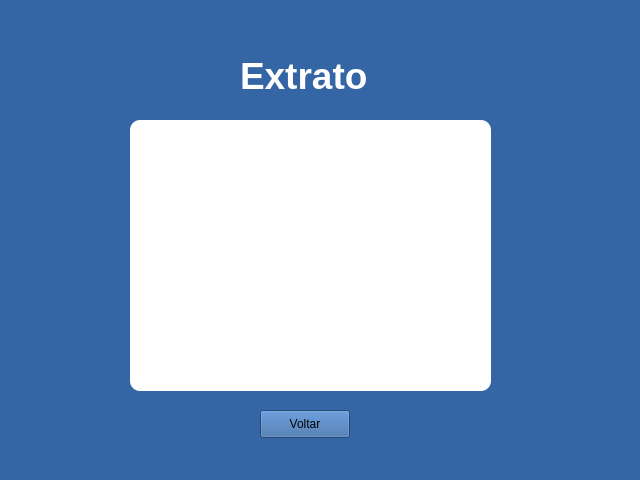
<?xml version="1.0" encoding="UTF-8"?>
<ui version="4.0">
 <class>MainWindow</class>
 <widget class="QMainWindow" name="MainWindow">
  <property name="geometry">
   <rect>
    <x>0</x>
    <y>0</y>
    <width>640</width>
    <height>480</height>
   </rect>
  </property>
  <property name="windowTitle">
   <string>MainWindow</string>
  </property>
  <property name="styleSheet">
   <string notr="true">background-color: rgb(52, 101, 164);</string>
  </property>
  <widget class="QWidget" name="centralwidget">
   <widget class="QLabel" name="titulo">
    <property name="geometry">
     <rect>
      <x>240</x>
      <y>50</y>
      <width>141</width>
      <height>51</height>
     </rect>
    </property>
    <property name="font">
     <font>
      <pointsize>28</pointsize>
      <weight>75</weight>
      <bold>true</bold>
     </font>
    </property>
    <property name="styleSheet">
     <string notr="true">QLabel {
   color: #FFF;
}</string>
    </property>
    <property name="text">
     <string>Extrato</string>
    </property>
   </widget>
   <widget class="QListView" name="extrato">
    <property name="geometry">
     <rect>
      <x>130</x>
      <y>120</y>
      <width>361</width>
      <height>271</height>
     </rect>
    </property>
    <property name="styleSheet">
     <string notr="true">QListView{
	background-color: #FFF;
	border-radius: 10px;
}</string>
    </property>
   </widget>
   <widget class="QPushButton" name="buttonVoltar">
    <property name="geometry">
     <rect>
      <x>260</x>
      <y>410</y>
      <width>90</width>
      <height>28</height>
     </rect>
    </property>
    <property name="text">
     <string>Voltar</string>
    </property>
   </widget>
  </widget>
  <widget class="QStatusBar" name="statusbar"/>
 </widget>
 <resources/>
 <connections/>
</ui>
